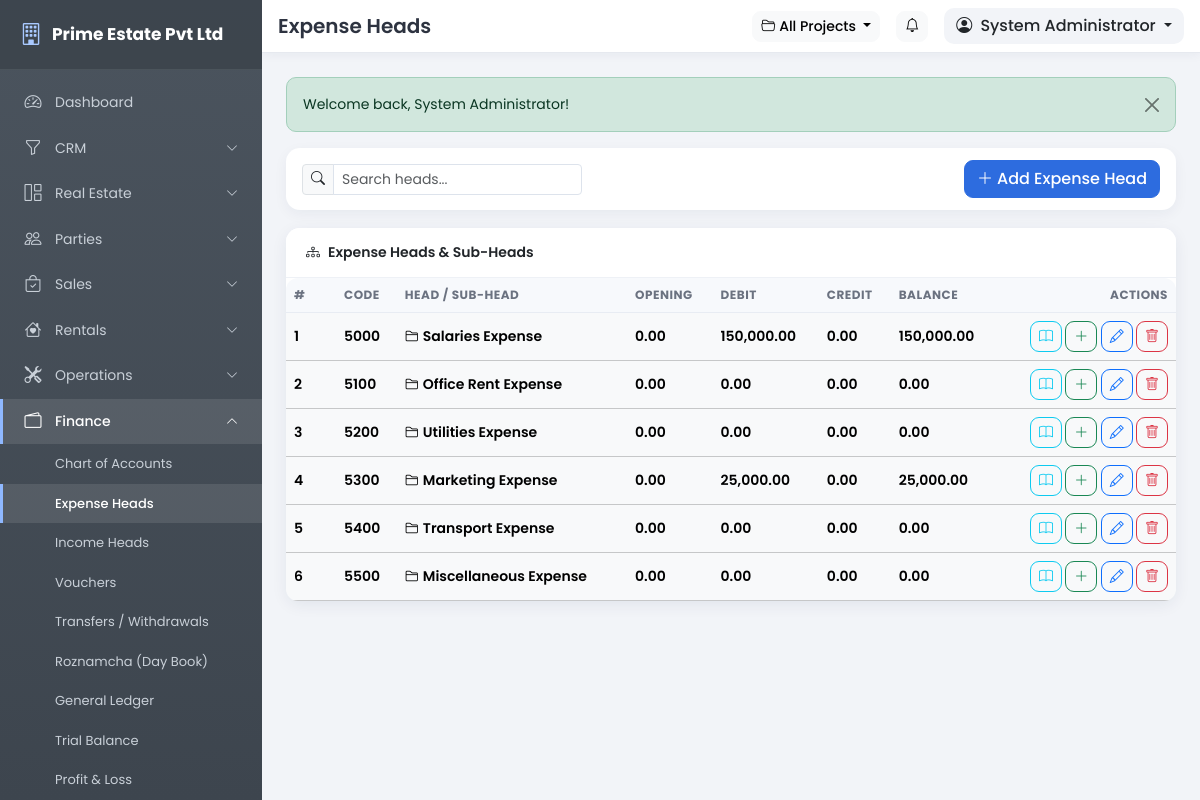
The page /pages/expense_heads.php (signed in) on the database its author committed.
### tables this page shows
CREATE TABLE IF NOT EXISTS users (
  id INT UNSIGNED NOT NULL AUTO_INCREMENT,
  role_id INT UNSIGNED NOT NULL,
  branch_id INT UNSIGNED DEFAULT NULL,
  username VARCHAR(80) NOT NULL,
  password VARCHAR(255) NOT NULL,
  full_name VARCHAR(150) NOT NULL,
  email VARCHAR(120) DEFAULT NULL,
  phone VARCHAR(40) DEFAULT NULL,
  photo VARCHAR(255) DEFAULT NULL,
  status TINYINT(1) NOT NULL DEFAULT 1,
  last_login DATETIME DEFAULT NULL,
  remember_token VARCHAR(64) DEFAULT NULL,
  created_date DATE NOT NULL,
  created_time TIME NOT NULL,
  updated_date DATE NOT NULL,
  updated_time TIME NOT NULL,
  PRIMARY KEY (id),
  UNIQUE KEY uq_users_username (username),
  KEY idx_users_role (role_id),
  CONSTRAINT fk_users_role FOREIGN KEY (role_id) REFERENCES roles (id) ON DELETE CASCADE
);

CREATE TABLE IF NOT EXISTS chart_of_accounts (
  id INT UNSIGNED NOT NULL AUTO_INCREMENT,
  code VARCHAR(30) NOT NULL,
  name VARCHAR(180) NOT NULL,
  account_type ENUM('asset','liability','equity','income','expense') NOT NULL,
  parent_id INT UNSIGNED DEFAULT NULL,
  opening_balance DECIMAL(14,2) NOT NULL DEFAULT 0.00,
  created_date DATE NOT NULL,
  created_time TIME NOT NULL,
  updated_date DATE NOT NULL,
  updated_time TIME NOT NULL,
  PRIMARY KEY (id),
  UNIQUE KEY uq_coa_code (code),
  CONSTRAINT fk_coa_parent FOREIGN KEY (parent_id) REFERENCES chart_of_accounts (id) ON DELETE SET NULL
);

### includes/config.php (called while the page is built, shortened)
<?php
function setting($key, $default = '') {
    static $cache = null;
    global $mysqli;
    if ($cache === null) {
        $cache = [];
        if (isset($mysqli)) {
            $rows = db_all("SELECT setting_key, setting_value FROM settings");
            foreach ($rows as $r) {
                $cache[$r['setting_key']] = $r['setting_value'];
            }
        }
    }
    return isset($cache[$key]) && $cache[$key] !== '' ? $cache[$key] : $default;
}

### includes/auth.php (called while the page is built, shortened)
<?php
require_once __DIR__ . '/functions.php';
if (is_logged_in()) {
    $timeout = (int)setting('session_timeout', 60) * 60;
    $user = db_get("SELECT u.*, r.name AS role_name, r.is_super_admin
                    FROM users u
                    JOIN roles r ON r.id = u.role_id
                    WHERE u.id = ?", [$_SESSION['user_id']]);
    if ($user) {
        $user['perms'] = [];
        $rows = db_all("SELECT p.slug FROM role_permissions rp
                        JOIN permissions p ON p.id = rp.permission_id
                        WHERE rp.role_id = ?", [$user['role_id']]);
        foreach ($rows as $r) {
            $user['perms'][] = $r['slug'];
        }
    }
}

### pages/expense_heads.php (the view, shortened to what this page needs)
<?php
require_once '../includes/auth.php';
$title = 'Expense Heads';
$canEdit = has_permission('accounting.manage');
$accType = 'expense';
function next_head_code($accType) {
    $row = db_get("SELECT MAX(CAST(code AS UNSIGNED)) AS m FROM chart_of_accounts WHERE account_type = ? AND parent_id IS NULL AND code REGEXP '^[0-9]+$'", [$accType]);
    $next = (int)($row['m'] ?? 0) + 100;
    return $next >= 1000 ? (string)$next : str_pad((string)$next, 4, '0', STR_PAD_LEFT);
}
function next_sub_code($parent_id, $parent_code) {
    $row = db_get("SELECT COUNT(*) c FROM chart_of_accounts WHERE parent_id = ?", [$parent_id]);
    return $parent_code . '-' . str_pad((int)$row['c'] + 1, 2, '0', STR_PAD_LEFT);
}
$heads = db_all("SELECT a.*,
    (SELECT COALESCE(SUM(vi.debit),0) FROM voucher_items vi JOIN vouchers v ON v.id = vi.voucher_id
        WHERE vi.account_id IN (SELECT id FROM chart_of_accounts WHERE id = a.id OR parent_id = a.id) AND v.status = 'posted') AS total_debit,
    (SELECT COALESCE(SUM(vi.credit),0) FROM voucher_items vi JOIN vouchers v ON v.id = vi.voucher_id
        WHERE vi.account_id IN (SELECT id FROM chart_of_accounts WHERE id = a.id OR parent_id = a.id) AND v.status = 'posted') AS total_credit
    FROM chart_of_accounts a
    WHERE a.account_type = ? AND a.parent_id IS NULL
    ORDER BY a.code", [$accType]);
$nextHeadCode = next_head_code($accType);
$defaultSubCodes = [];
foreach ($heads as $h) {
    $defaultSubCodes[$h['id']] = next_sub_code($h['id'], $h['code']);
}
include '../includes/header.php';
?>
<div class="toolbar d-flex flex-wrap align-items-center gap-2">
    <div class="input-group input-group-sm" style="max-width:280px">
        <span class="input-group-text"><i class="bi bi-search"></i></span>
        <input type="text" class="form-control table-search" data-table="#dataTable" placeholder="Search heads...">
    </div>
    <?php if ($canEdit): ?>
    <button class="btn btn-primary ms-auto" data-bs-toggle="modal" data-bs-target="#headModal" data-code="<?= e($nextHeadCode) ?>"><i class="bi bi-plus-lg me-1"></i>Add Expense Head</button>
    <?php endif; ?>
</div>
<div class="card">
    <div class="card-header"><i class="bi bi-diagram-3 me-2"></i>Expense Heads &amp; Sub-Heads</div>
    <div class="card-body p-0">
        <div class="table-responsive">
            <table class="table table-hover mb-0" id="dataTable">
                <thead><tr><th style="width:50px">#</th><th>Code</th><th>Head / Sub-Head</th><th>Opening</th><th>Debit</th><th>Credit</th><th>Balance</th><th class="text-end">Actions</th></tr></thead>
                <tbody>
                <?php $n = 1; ?>
                <?php foreach ($heads as $h): ?>
                    <?php $bal = (float)$h['opening_balance'] + (float)$h['total_debit'] - (float)$h['total_credit']; ?>
                    <tr class="table-light fw-semibold">
                        <td><?= $n++ ?></td>
                        <td><?= e($h['code']) ?></td>
                        <td><i class="bi bi-folder2 me-1"></i><?= e($h['name']) ?></td>
                        <td><?= fmt_money($h['opening_balance']) ?></td>
                        <td><?= fmt_money($h['total_debit']) ?></td>
                        <td><?= fmt_money($h['total_credit']) ?></td>
                        <td><span class="<?= $bal < 0 ? 'text-danger' : '' ?>"><?= fmt_money($bal) ?></span></td>
                        <td class="text-end text-nowrap">
                            <a class="btn btn-sm btn-outline-info" href="ledger.php?account_id=<?= $h['id'] ?>&include_children=1" title="Ledger"><i class="bi bi-book"></i></a>
                            <?php if ($canEdit): ?>
                            <button class="btn btn-sm btn-outline-success" data-bs-toggle="modal" data-bs-target="#subModal" data-parent="<?= $h['id'] ?>" data-code="<?= e($defaultSubCodes[$h['id']]) ?>" title="Add Sub-Head"><i class="bi bi-plus-lg"></i></button>
                            <button class="btn btn-sm btn-outline-primary" data-bs-toggle="modal" data-bs-target="#headModal" data-edit='<?= h(json_encode(['id' => $h['id'], 'code' => $h['code'], 'name' => $h['name'], 'opening_balance' => $h['opening_balance']])) ?>'><i class="bi bi-pencil"></i></button>
                            <form method="post" class="d-inline" data-confirm="Delete this expense head?">
                                <button class="btn btn-sm btn-outline-danger"><i class="bi bi-trash"></i></button>
                            </form>
                            <?php endif; ?>
                        </td>
                    </tr>
                <?php endforeach; ?>
                </tbody>
            </table>
        </div>
    </div>
</div>
<?php include '../includes/footer.php'; ?>

### includes/header.php (shortened to what this page needs)
<?php
$company = setting('company_name', APP_NAME);
$activeProject = active_project();
$activeProjectName = $activeProject ? $activeProject['name'] : 'All Projects';
?>
<!DOCTYPE html>
<html lang="en">
<head>
<link href="https://cdn.jsdelivr.net/npm/bootstrap@5.3.3/dist/css/bootstrap.min.css" rel="stylesheet">
<link href="https://cdn.jsdelivr.net/npm/bootstrap-icons@1.11.3/font/bootstrap-icons.min.css" rel="stylesheet">
<link href="<?= BASE_URL ?>/assets/css/style.css" rel="stylesheet">
</head>
<body>
<aside class="sidebar" id="appSidebar">
    <div class="sidebar-brand">
        <a class="brand-link" href="<?= BASE_URL ?>/index.php">
            <i class="bi bi-building"></i>
            <span><?= e($company) ?></span>
        </a>
    </div>
    <?php include __DIR__ . '/sidebar.php'; ?>
</aside>
<div class="main-area">
    <header class="topbar">
        <div class="d-flex align-items-center gap-3 px-3 py-2">
            <h5 class="mb-0 fw-semibold d-none d-sm-block"><?= e($title) ?></h5>
            <div class="ms-auto d-flex align-items-center gap-3">
                <div class="dropdown">
                    <button class="btn btn-light btn-sm dropdown-toggle" type="button" data-bs-toggle="dropdown" aria-expanded="false" title="Active Project">
                        <i class="bi bi-folder2-open me-1"></i><?= e($activeProjectName) ?>
                    </button>
                </div>
                <a href="<?= BASE_URL ?>/pages/notifications.php" class="btn btn-light btn-sm position-relative" title="Notifications">
                    <i class="bi bi-bell"></i>
                </a>
                <div class="dropdown user-drop">
                    <button class="btn dropdown-toggle" type="button" data-bs-toggle="dropdown" aria-expanded="false">
                        <i class="bi bi-person-circle me-1"></i>
                        <?= e($user['full_name'] ?? 'User') ?>
                    </button>
                </div>
            </div>
        </div>
    </header>
    <div class="page-content">
        <?= get_flash() ?>

### assets/css/style.css (style rules this page uses)
:root { --sidebar-bg: #4b545e; --sidebar-bg2: #3d454e; --sidebar-text: #c9d0d8; --sidebar-width: 262px; --primary: #2d6cdf; }
* { box-sizing: border-box; }
body { font-family: 'Poppins', 'Segoe UI', sans-serif; background: #f2f4f8; font-size: 14px; color: #2d3340; }
a { text-decoration: none; }
.sidebar { position: fixed; top: 0; left: 0; bottom: 0; width: var(--sidebar-width); background: linear-gradient(180deg, var(--sidebar-bg), var(--sidebar-bg2)); color: var(--sidebar-text); z-index: 1040; overflow-y: auto; overflow-x: hidden; transition: transform .28s ease; scrollbar-width: thin; }
.sidebar-brand { padding: 18px 20px; border-bottom: 1px solid rgba(255, 255, 255, .08); position: sticky; top: 0; background: rgba(61, 69, 78, .96); z-index: 5; }
.brand-link { color: #fff; font-weight: 700; font-size: 17px; display: flex; align-items: center; gap: 10px; }
.brand-link i { font-size: 22px; color: #a9c9ff; }
.main-area { margin-left: var(--sidebar-width); min-height: 100vh; display: flex; flex-direction: column; }
.topbar { background: #fff; position: sticky; top: 0; z-index: 1030; border-bottom: 1px solid #e6e9ef; box-shadow: 0 2px 10px rgba(20, 40, 80, .05); }
.topbar h5 { color: #2d3340; }
.user-drop .dropdown-toggle { background: #f2f4f8; border: 0; border-radius: 10px; font-weight: 500; }
.page-content { padding: 24px; flex: 1; }
.card { border: 0; border-radius: 14px; box-shadow: 0 4px 16px rgba(20, 40, 80, .07); }
.card-header { background: #fff; border-bottom: 1px solid #eef1f6; border-radius: 14px 14px 0 0 !important; padding: 14px 20px; font-weight: 600; }
.card-body { padding: 20px; }
.table thead th { background: #f7f9fc; font-size: 12px; text-transform: uppercase; letter-spacing: .5px; color: #6b7280; border-bottom: 1px solid #e8ecf3; white-space: nowrap; }
.table tbody td { vertical-align: middle; }
.btn { border-radius: 9px; font-weight: 500; }
.btn-primary { background: var(--primary); border-color: var(--primary); }
.form-control, .form-select { border-radius: 9px; border-color: #dde3ec; font-size: 14px; }
.toolbar { background: #fff; border-radius: 14px; padding: 12px 16px; box-shadow: 0 4px 14px rgba(20,40,80,.05); margin-bottom: 18px; }
.table-responsive { border-radius: 12px; }

### rows shown on the page
users: full_name "System Administrator"
chart_of_accounts: code "5000", name "Salaries Expense", opening_balance "0.00", total_debit "150,000.00", total_credit "0.00", bal "150,000.00"
chart_of_accounts: code "5100", name "Office Rent Expense", opening_balance "0.00", total_debit "0.00", total_credit "0.00"
chart_of_accounts: code "5200", name "Utilities Expense", opening_balance "0.00", total_debit "0.00", total_credit "0.00"
chart_of_accounts: code "5300", name "Marketing Expense", opening_balance "0.00", total_debit "25,000.00", total_credit "0.00", bal "25,000.00"
chart_of_accounts: code "5400", name "Transport Expense", opening_balance "0.00", total_debit "0.00", total_credit "0.00"
chart_of_accounts: code "5500", name "Miscellaneous Expense", opening_balance "0.00", total_debit "0.00", total_credit "0.00"

### other values the page prints
$company "Prime Estate Pvt Ltd"
$title "Expense Heads"
$activeProjectName "All Projects"
$f['msg'] "Welcome back, System Administrator!"
